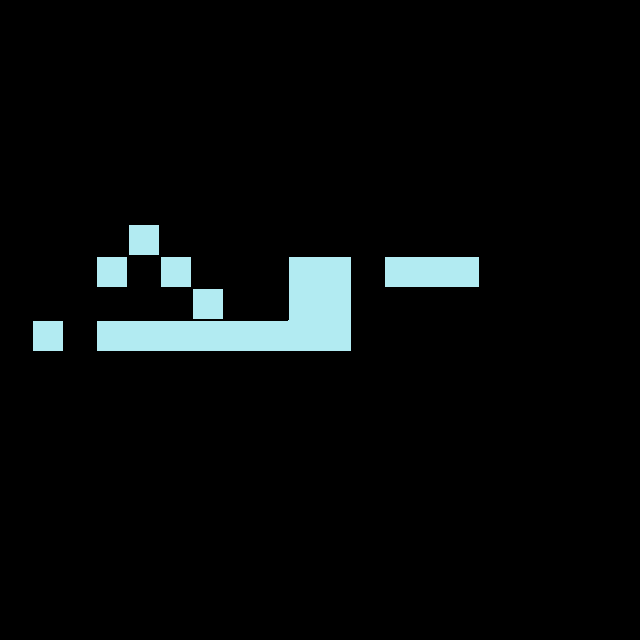

A 2D game scene composited from a Tiled map and its tileset images. What follows is a short description and the map's XML, with every tile layer's data as written:
An orthogonal 20x20 tile map with 32x32 px tiles, 1 tile layer (tiles) and 2 objects (start, end).

<map version="1.0" orientation="orthogonal" renderorder="left-down" width="20" height="20" tilewidth="32" tileheight="32" nextobjectid="8">
 <tileset firstgid="1" name="g_normal" tilewidth="32" tileheight="32" tilecount="16">
  <image source="../image/ground.png" width="128" height="128" />
 </tileset>
 <layer name="tiles" width="20" height="20">
  <data encoding="csv">
0,0,0,0,0,0,0,0,0,0,0,0,0,0,0,0,0,0,0,0,
0,0,0,0,0,0,0,0,0,0,0,0,0,0,0,0,0,0,0,0,
0,0,0,0,0,0,0,0,0,0,0,0,0,0,0,0,0,0,0,0,
0,0,0,0,0,0,0,0,0,0,0,0,0,0,0,0,0,0,0,0,
0,0,0,0,0,0,0,0,0,0,0,0,0,0,0,0,0,0,0,0,
0,0,0,0,0,0,0,0,0,0,0,0,0,0,0,0,0,0,0,0,
0,0,0,0,0,0,0,0,0,0,0,0,0,0,0,0,0,0,0,0,
0,0,0,0,1,0,0,0,0,0,0,0,0,0,0,0,0,0,0,0,
0,0,0,1,0,1,0,0,0,2,4,0,14,15,16,0,0,0,0,0,
0,0,0,0,0,0,1,0,0,6,8,0,0,0,0,0,0,0,0,0,
0,1,0,14,15,15,15,15,15,11,12,0,0,0,0,0,0,0,0,0,
0,0,0,0,0,0,0,0,0,0,0,0,0,0,0,0,0,0,0,0,
0,0,0,0,0,0,0,0,0,0,0,0,0,0,0,0,0,0,0,0,
0,0,0,0,0,0,0,0,0,0,0,0,0,0,0,0,0,0,0,0,
0,0,0,0,0,0,0,0,0,0,0,0,0,0,0,0,0,0,0,0,
0,0,0,0,0,0,0,0,0,0,0,0,0,0,0,0,0,0,0,0,
0,0,0,0,0,0,0,0,0,0,0,0,0,0,0,0,0,0,0,0,
0,0,0,0,0,0,0,0,0,0,0,0,0,0,0,0,0,0,0,0,
0,0,0,0,0,0,0,0,0,0,0,0,0,0,0,0,0,0,0,0,
0,0,0,0,0,0,0,0,0,0,0,0,0,0,0,0,0,0,0,0
</data>
 </layer>
 <objectgroup color="#00ffff" name="markers">
  <object id="5" name="start" x="32" y="288" width="32" height="32" />
  <object id="7" name="end" x="448" y="224" width="32" height="32" />
 </objectgroup>
</map>
